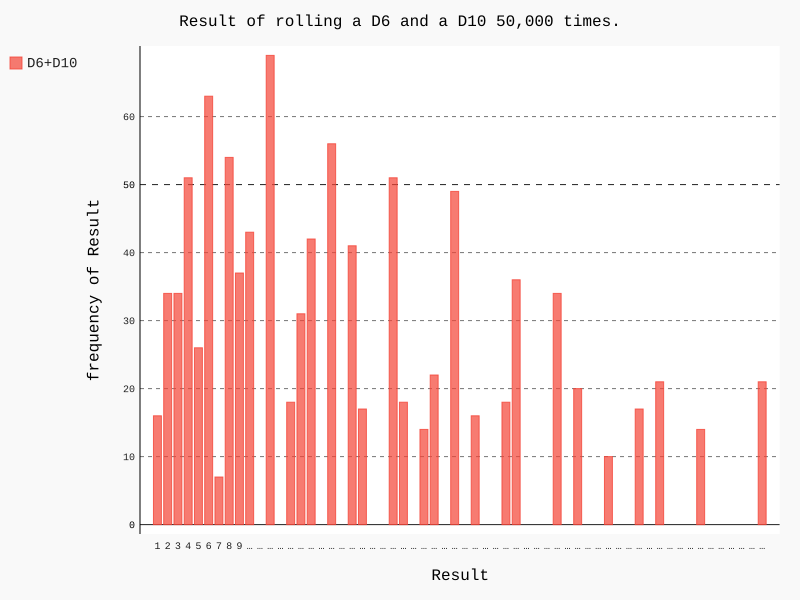

The script that drew this image:
import pygal
from die import Die

# 创建一个D6和一个D10骰子
# die = Die()
die_1 = Die()
die_2 = Die(10)

# 掷几次骰子，并将结果存储在一个列表中
results = []
for roll_num in range(1000):
    result = die_1.roll() * die_2.roll()
    results.append(result)

# 分析结果
frequencies = []
# max_result = die_1.num_sides + die_2.num_sides
multiply_result = die_1.num_sides * die_2.num_sides
for value in range(1, multiply_result + 1):
    frequency = results.count(value)
    frequencies.append(frequency)

# 对结果进行可视化
hist = pygal.Bar()

# hist.title = "Result of rolling one D6 1000 times."
# hist.title="Result of rolling two D6 1000 times."
hist.title = "Result of rolling a D6 and a D10 50,000 times."
# hist.x_labels = ['1', '2', '3', '4', '5', '6']
hist.x_labels = list(map(lambda x: str(x), list(range(1,multiply_result+1))))
hist.x_title = "Result"
hist.y_title = "frequency of Result"

hist.add('D6+D10', frequencies)  # 向它传递要给添加的值指定的标签，还有一个列表，其中包含出现在图表中的值
hist.render_to_file('die_visual.svg')

print(results)
print(frequencies)
